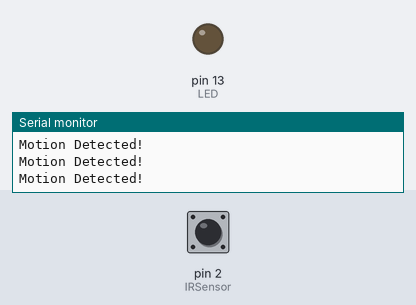
Recording of a sketch running on a simulated Arduino Uno, built with avr-gcc and run on an emulated ATmega328P. Parts: output pins drawn as LEDs (lit = HIGH), the last lines printed to the serial monitor. Dashed ring = blinking. The test bench sets the inputs (shaded band); at power-on: pin 2 (IRSensor) LOW.

Above: at 1.2 s.
1.3 s: pin 2 (IRSensor) driven HIGH
At 2.2 s:
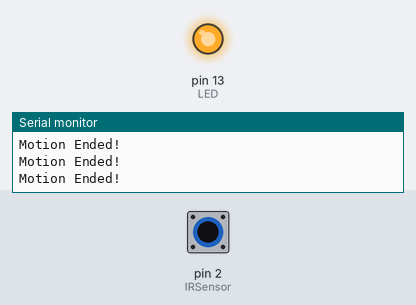
2.8 s: pin 2 (IRSensor) driven LOW
At 3.3 s:
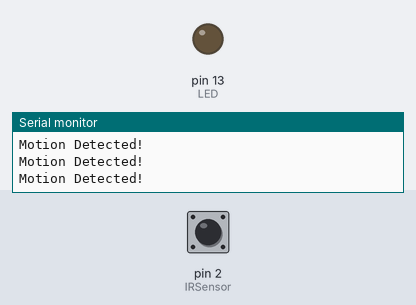
5.8 s: pin 2 (IRSensor) pulsed HIGH 5 times (0.12 s each, 0.3 s apart)
At 6.16 s:
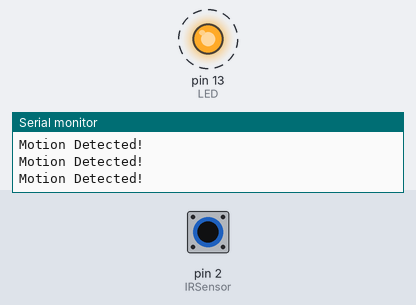
10.3 s: pin 2 (IRSensor) pulsed HIGH 2 times (0.12 s each, 0.3 s apart)
At 11.3 s:
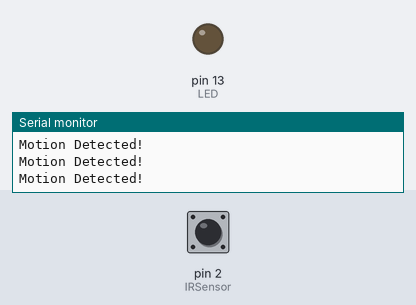
Timing chart, 0 to 13.3 s (numbered marks = the images above; inputs shaded):
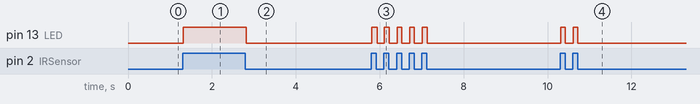

The sketch:

ir_sensor_module.ino
```cpp
int IRSensor = 2; // connect ir sensor to arduino pin 2
int LED = 13; // conect Led to arduino pin 13

void setup()
{
  pinMode (IRSensor, INPUT); // sensor pin INPUT
  pinMode (LED, OUTPUT); // Led pin OUTPUT
  Serial.begin(9600);
}

void loop(){
  int sensorStatus = digitalRead(IRSensor);
  if (sensorStatus == HIGH) // Check if the pin high or not
  {

    digitalWrite(LED, HIGH);
    Serial.println("Motion Ended!");
  }
  else  {
    digitalWrite(LED, LOW);
    Serial.println("Motion Detected!");
  }
}
```

Measured:
- after the input at 1.3 s, pin 13 (LED): LOW → HIGH at once
- after the input at 2.8 s, pin 13 (LED): HIGH → LOW at once
- after the input at 5.8 s, pin 13 (LED): alternates HIGH for 0.12 s and LOW for 0.19 s, 10 changes in all, then stays LOW, starting at once
- after the input at 10.3 s, pin 13 (LED): alternates HIGH for 0.11 s and LOW for 0.19 s, 4 changes in all, then stays LOW, starting at once
